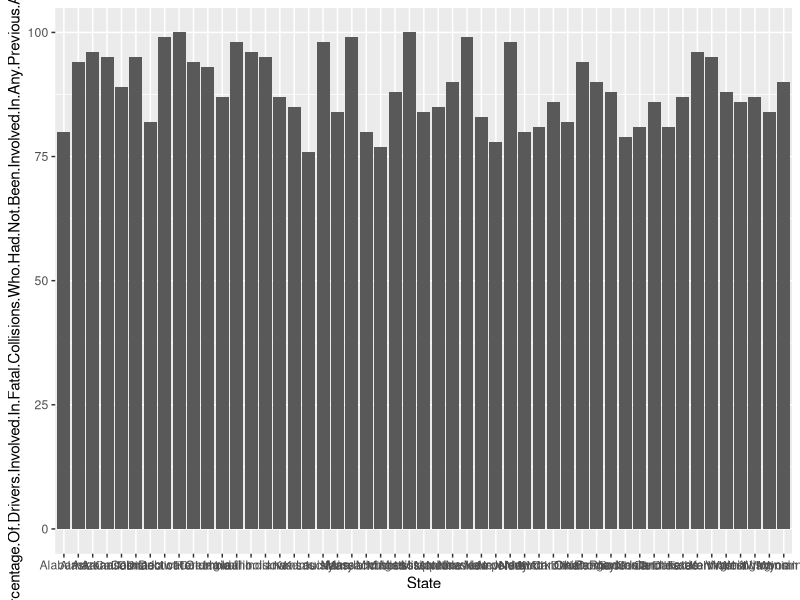
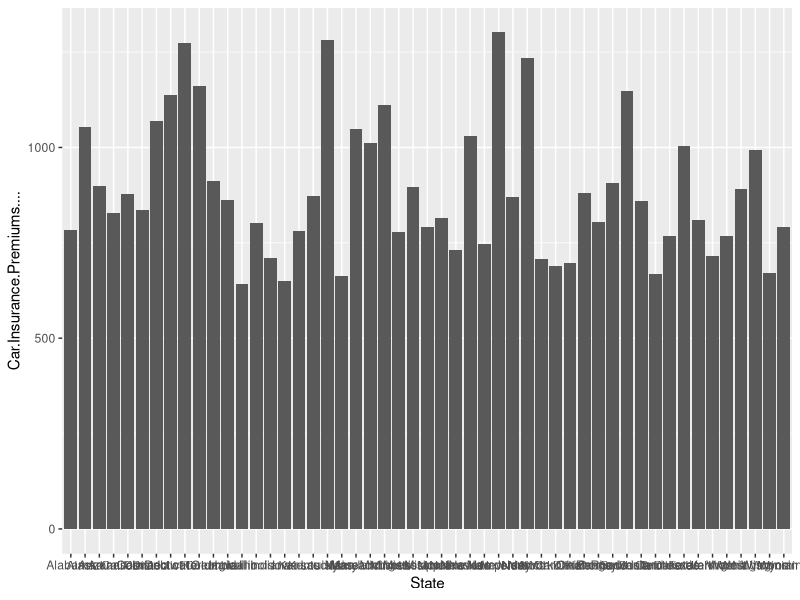

Here is the R script that generated these plots, in order:
library(dplyr)
library(ggplot2)

bad_driving <- read.csv("data/bad-drivers.csv")
hi <- bad_driving$Car.Insurance.Premiums....
state_compare <- ggplot(data = bad_driving) +
  geom_bar(mapping = aes(x = State, y = Percentage.Of.Drivers.Involved.In.Fatal.Collisions.Who.Had.Not.Been.Involved.In.Any.Previous.Accidents), stat = "identity")
print(state_compare)

insurance_accident_compare <- ggplot(data = bad_driving) +
  geom_bar(mapping=aes(x = State, y = Car.Insurance.Premiums....), stat = "identity")

print(insurance_accident_compare)

get_state_stats <- function(state_name) {
  state_info <- filter(bad_driving, State == state_name)
  num_involved = state_info$Number.of.drivers.involved.in.fatal.collisions.per.billion.miles
  insurance_prem <- state_info$Car.Insurance.Premiums....
  paste("Stats: ", state_name, num_involved, insurance_prem)
}

test <- get_state_stats("Alabama")
print (test)